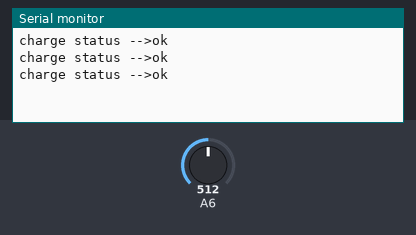
This sketch was run on a simulated Arduino Uno, built with avr-gcc and run on an emulated ATmega328P. On the bench: the last lines printed to the serial monitor. The inputs (shaded band) are chosen by the test bench; at power-on: A6 = 512.

Above: at 1.2 s.
1.3 s: A6 set to 537
2.8 s: A6 set to 559
At 3.4 s:
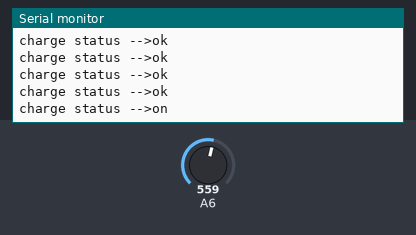
5.0 s: A6 set to 340
At 5.4 s:
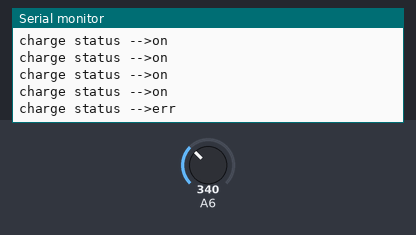
7.0 s: A6 set to 368
At 7.4 s:
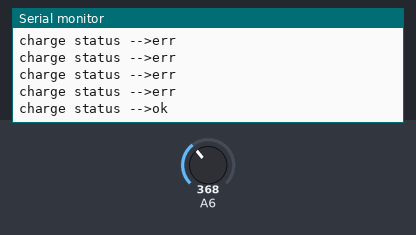

The sketch:

Stalker_Charge_Status.ino
```cpp
void setup()
{
  Serial.begin(57600);
  analogReference(INTERNAL);
  analogRead(6);
}

void loop()
{
  char CH_status_print[][4]=
  {
    "off","on ","ok ","err"
  };
  unsigned char CHstatus = read_charge_status();//read the charge status
  Serial.print("charge status -->");
  Serial.println(CH_status_print[CHstatus]);
  delay(500);
}


unsigned char read_charge_status(void)
{
  unsigned char CH_Status=0;
  unsigned int ADC6=analogRead(6);
  if(ADC6>900)
  {
    CH_Status = 0;//sleeping
  }
  else if(ADC6>550)
  {
    CH_Status = 1;//charging
  }
  else if(ADC6>350)
  {
    CH_Status = 2;//done
  }
  else
  {
    CH_Status = 3;//error
  }
  return CH_Status;
}
```

Measured:
- the behaviour switches between 550 and 551 on A6 (found by bisection; images 0 and 1)
- the behaviour switches between 350 and 351 on A6 (found by bisection; images 2 and 3)
- after the input at 2.8 s, the serial monitor: prints a new line after 0.20 s (image 1)
- after the input at 5.0 s, the serial monitor: prints a new line at once (image 2)
- after the input at 7.0 s, the serial monitor: prints a new line at once (image 3)
